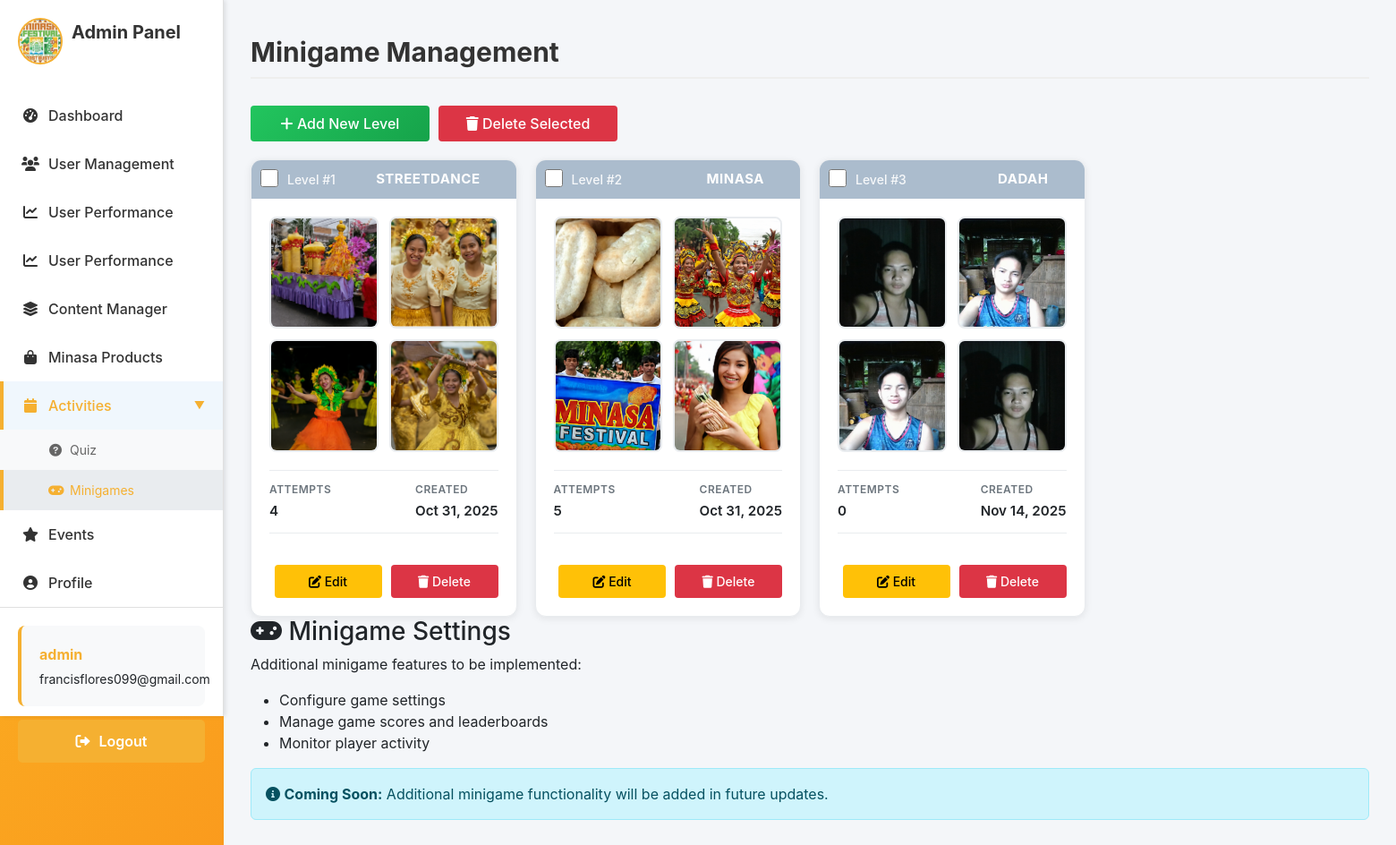
The app's page /adminpage/minigame/ (signed in), older data.
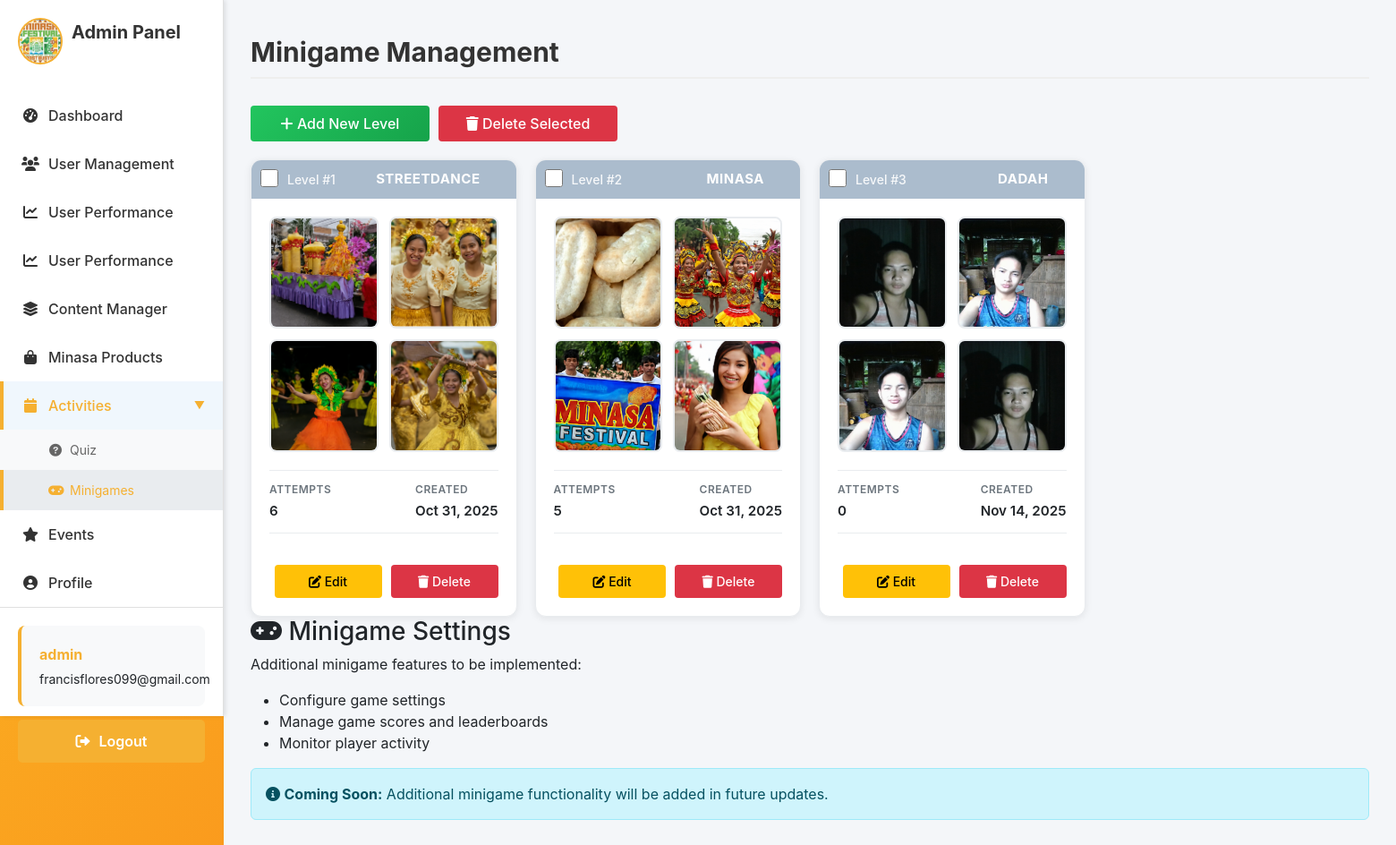
The same page, newer data.
### sections/models.py (models this page shows, shortened)
class MinigameLevel(models.Model):
    image1 = models.ImageField(upload_to='minigame/')
    image2 = models.ImageField(upload_to='minigame/')
    image3 = models.ImageField(upload_to='minigame/')
    image4 = models.ImageField(upload_to='minigame/')
    answer = models.CharField(max_length=50)
    attempts = models.PositiveIntegerField(default=0, help_text="Number of times this level has been attempted")
    created_at = models.DateTimeField(auto_now_add=True)
    class Meta:
        verbose_name = "Minigame Level"
        verbose_name_plural = "Minigame Levels"
        ordering = ['-created_at']

### sections/views.py (the view)
# urls.py: path('adminpage/minigame/', views.admin_minigame, name='adminpage-minigame'),
@login_required
def admin_minigame(request):
    if request.user.username == 'admin' or request.user.is_superuser:
        from .models import MinigameLevel
        from .forms import MinigameLevelForm
        levels = MinigameLevel.objects.all().order_by('id')
        form = MinigameLevelForm()
        context = {
            'levels': levels,
            'total_levels': levels.count(),
            'form': form,
        }
        return render(request, 'adminpage/admin-minigame.html', context)
    else:
        return redirect('home')

### sections/forms.py
class MinigameLevelForm(forms.ModelForm):
    class Meta:
        model = MinigameLevel
        fields = ['image1', 'image2', 'image3', 'image4', 'answer']
        widgets = {
            'image1': forms.FileInput(attrs={'accept': 'image/*'}),
            'image2': forms.FileInput(attrs={'accept': 'image/*'}),
            'image3': forms.FileInput(attrs={'accept': 'image/*'}),
            'image4': forms.FileInput(attrs={'accept': 'image/*'}),
            'answer': forms.TextInput(attrs={'placeholder': 'Enter the correct answer'}),
        }

### sections/templates/adminpage/admin-minigame.html (shortened to what the changed rows need)
{% extends "users/base.html" %}
{% load static %}
{% block content %}
<link rel="stylesheet" href="{% static 'css/adminside.css' %}">
<div class="admin-sidebar">
    <div class="sidebar-header">
        <h2>Admin Panel</h2>
    </div>
</div>
<div class="admin-content">
    <div class="admin-header">
        <h1>Minigame Management</h1>
    </div>
    <div class="admin-panels">
        <div class="admin-panel">
            <div class="panel-content">
                {% if levels %}
                    <div class="levels-grid">
                                {% for level in levels %}
                        <div class="level-card">
                            <div class="level-card-checkbox">
                                <input type="checkbox" class="level-checkbox" value="{{ level.id }}" onchange="updateDeleteButton()">
                            </div>
                            <div class="level-card-header">
                                <div class="level-id">Level #{{ forloop.counter }}</div>
                                <div class="level-answer">{{ level.answer }}</div>
                            </div>
                            <div class="level-card-body">
                                <div class="level-images">
                                    <div class="level-image-item">
                                            {% if level.image1 %}
                                            <img src="{{ level.image1.url }}" alt="Image 1">
                                            {% else %}
                                            <div class="no-image">-</div>
                                            {% endif %}
                                    </div>
                                    <div class="level-image-item">
                                            {% if level.image2 %}
                                            <img src="{{ level.image2.url }}" alt="Image 2">
                                            {% else %}
                                            <div class="no-image">-</div>
                                            {% endif %}
                                    </div>
                                    <div class="level-image-item">
                                            {% if level.image3 %}
                                            <img src="{{ level.image3.url }}" alt="Image 3">
                                            {% else %}
                                            <div class="no-image">-</div>
                                            {% endif %}
                                    </div>
                                    <div class="level-image-item">
                                            {% if level.image4 %}
                                            <img src="{{ level.image4.url }}" alt="Image 4">
                                            {% else %}
                                            <div class="no-image">-</div>
                                            {% endif %}
                                        </div>
                                </div>
                                <div class="level-info">
                                    <div class="level-info-item">
                                        <span class="level-info-label">Attempts</span>
                                        <span class="level-info-value">{{ level.attempts }}</span>
                                    </div>
                                    <div class="level-info-item">
                                        <span class="level-info-label">Created</span>
                                        <span class="level-info-value">{{ level.created_at|date:"M d, Y" }}</span>
                                    </div>
                                </div>
                            </div>
                            <div class="level-card-footer">
                                <button type="button" class="btn btn-sm btn-warning" onclick="editLevel({{ level.id }})">
                                            <i class="fas fa-edit"></i> Edit
                                        </button>
                                        <button type="button" class="btn btn-sm btn-danger" onclick="deleteLevel({{ level.id }})">
                                            <i class="fas fa-trash"></i> Delete
                                        </button>
                            </div>
                        </div>
                                {% endfor %}
                    </div>
                {% else %}
                    <div class="alert alert-info">
                        <i class="fas fa-info-circle"></i>
                        <strong>No levels found.</strong> Start by adding your first minigame level using the button above.
                    </div>
                {% endif %}
            </div>
        </div>
    </div>
</div>
{% endblock %}

Row changes from the older to the newer data that the page shows:
changed MinigameLevel "STREETDANCE": attempts "4" → "6"
